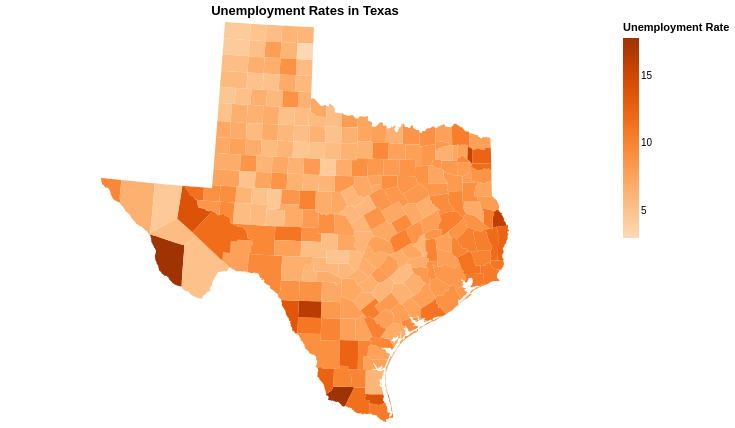

The notebook cell this image was saved under:
### Markdown cell above
#### Part 2.4 Choropleth maps with Altair (5 points)

Now, redo the choropleth map with Altair. Use the original Texas data without missing values. Use a single-color color map to show the unemployment rate for each county. Add county name and unemployment rate to the tooltip. Use albersUsa projection.

### Code cell
TX = TX = full[full['ISO_3166_2'] == 'US-48']
TX_json = json.loads(TX.to_json())
alt.Chart(alt.Data(values=TX_json["features"])).mark_geoshape().encode(
    color=alt.Color(
        "properties.unemp:Q",
        title="Unemployment Rate",
        scale=alt.Scale(scheme="oranges")
    ),
    tooltip=[
        alt.Tooltip("properties.NAME:N", title="county"),
        alt.Tooltip("properties.unemp:Q", title="unemployment rate")]
).project(type="albersUsa").properties(
    width=600,
    height=400,
    title="Unemployment Rates in Texas"
)

### Figure 1 — Vega-Lite specification as saved in the notebook (floating-point values rounded to 4 significant figures; data arrays with more than 128 entries replaced by an {"elided": "..."} marker saying what was removed)
{"config": {"view": {"continuousWidth": 300, "continuousHeight": 300}}, "data": {"values": {"elided": "254 records"}}, "mark": {"type": "geoshape"}, "encoding": {"color": {"field": "properties.unemp", "scale": {"scheme": "oranges"}, "title": "Unemployment Rate", "type": "quantitative"}, "tooltip": [{"field": "properties.NAME", "title": "county", "type": "nominal"}, {"field": "properties.unemp", "title": "unemployment rate", "type": "quantitative"}]}, "height": 400, "projection": {"type": "albersUsa"}, "title": "Unemployment Rates in Texas", "width": 600, "$schema": "https://vega.github.io/schema/vega-lite/v5.8.0.json"}
